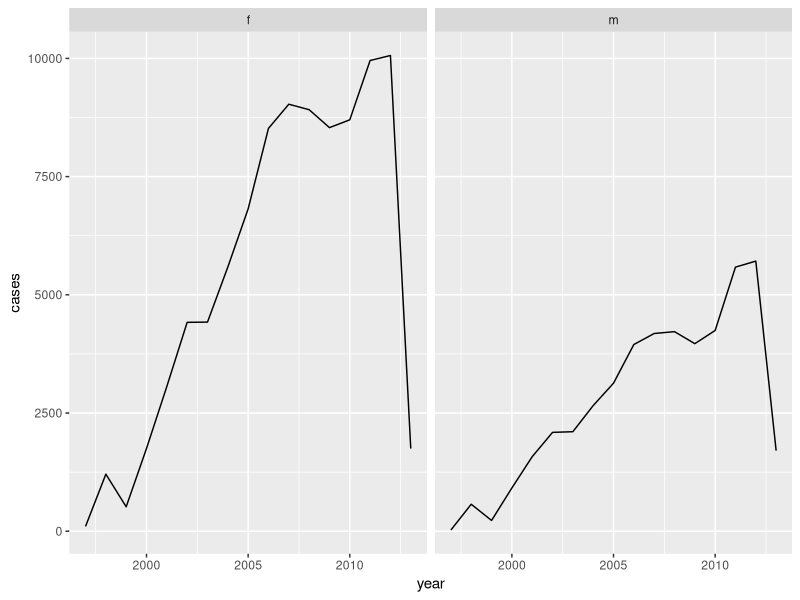
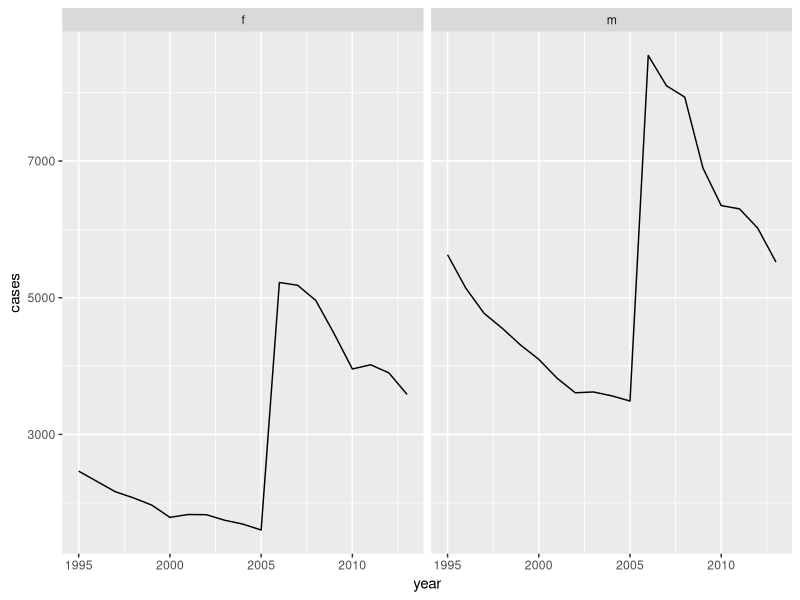

Recreate these plots in R, in order.
### R4DS Wrangle Section
library(tidyverse)

# tidy case study on who dataset

## no non-unique instances of country, iso2, or iso3
who %>% select(country, iso2, iso3) %>% unique() %>%
    count(country) %>%
    filter(n>1)
who %>% select(country, iso2, iso3) %>% unique() %>%
    count(iso2) %>%
    filter(n>1)
who %>% select(country, iso2, iso3) %>% unique() %>%
    count(iso3) %>%
    filter(n>1)

# lengthen on likely values and remove NAs
tidy_who <- who %>% 
    pivot_longer(
        cols = new_sp_m014:newrel_f65, 
        names_to = "key", 
        values_to = "cases", 
        values_drop_na = TRUE
    )
tidy_who

# dataset contains TB case by country, year
# key identifies more breakdowns
# data dictionary for key: (new|old)_(type)_sexAgeGroup
# type = rel (relapse), ep (extrapulmonary), sn (smear negative), sp (smear positive)
# sex is f or m
# AgeGroup 014, 1524, 2534, 3544, 4554, 65

# review of key names shows a problem with newrel vs new_XX
# also might switch _f to _f_ and _m to _m_ to make separate work in one pass
view(count(tidy_who,key))

tidy_who <- tidy_who %>%
    mutate(key = str_replace(key, "newrel", "new_rel"),
           key = str_replace(key, "_f", "_f_"),
           key = str_replace(key, "_m", "_m_"))

tidy_who <- tidy_who %>%
    separate(key, c("new", "type", "sex", "agegroup"), sep = "_")

# new is redundant in this data set - remove it with extraneous country code values
tidy_who <- tidy_who %>%
    select(-new, -iso2, -iso3)

# all as one pipeline
tidy_who <- who %>% 
    pivot_longer(
        cols = new_sp_m014:newrel_f65, 
        names_to = "key", 
        values_to = "cases", 
        values_drop_na = TRUE
    ) %>%
    mutate(key = str_replace(key, "newrel", "new_rel"),
           key = str_replace(key, "_f", "_f_"),
           key = str_replace(key, "_m", "_m_")) %>%
    separate(key, c("new", "type", "sex", "agegroup"), sep = "_") %>%
    select(-new, -iso2, -iso3)

# For each country, year, and sex compute the total number of cases of TB. 
# Make an informative visualisation of the data.

tidy_who %>%
    group_by(country, year, sex) %>%
    summarise(
        cases = sum(cases)
    ) %>%
    filter(country == "Afghanistan") %>%
    ggplot() +
    geom_line(aes(year, cases)) +
    facet_wrap( ~ sex)

tidy_who %>%
    group_by(country, year, sex) %>%
    summarise(
        cases = sum(cases)
    ) %>%
    filter(country == "United States of America") %>%
    ggplot() +
    geom_line(aes(year, cases)) +
    facet_wrap( ~ sex)

view(tidy_who %>%
    group_by(country) %>% count())


